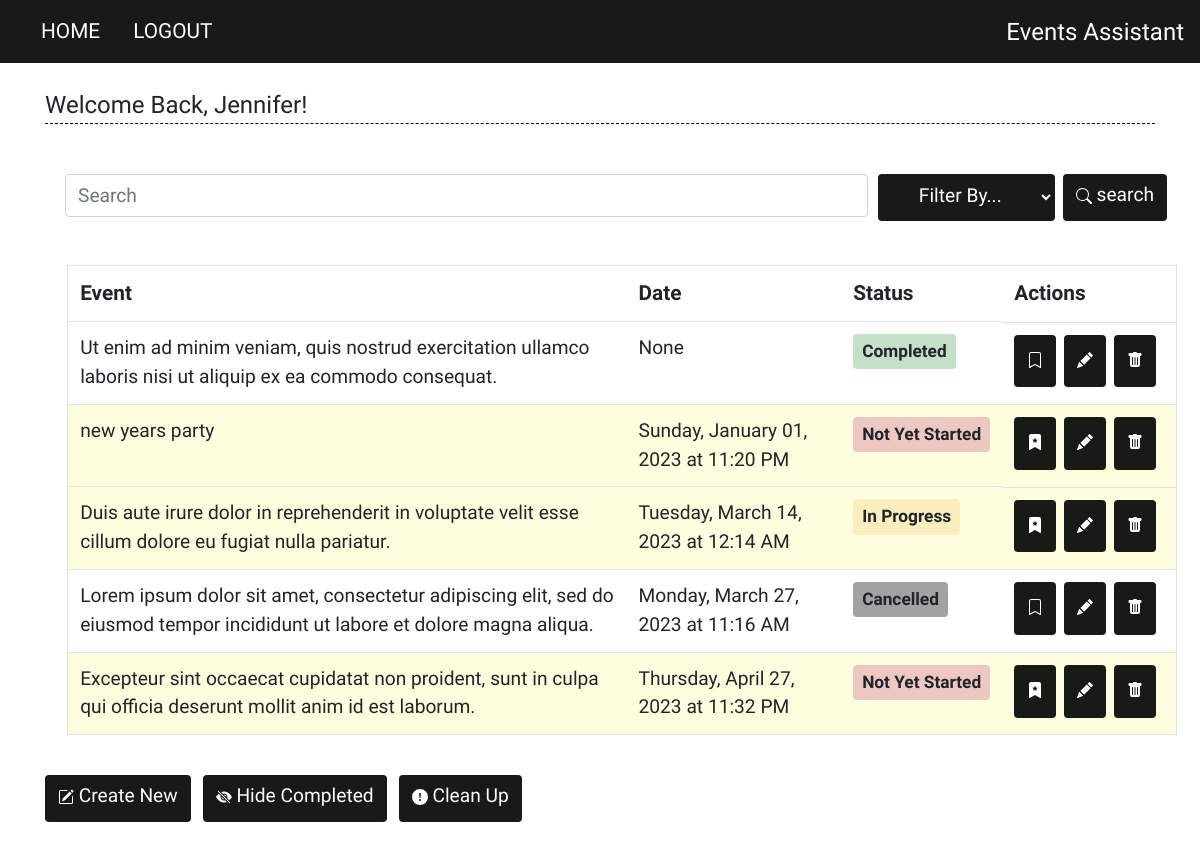
Screenshot of /home (signed in) with the database file from the repository.
### website/models.py (models this page shows)
class User(db.Model, UserMixin):
    id = db.Column(db.Integer, primary_key=True)
    username = db.Column(db.String(150), unique=True)
    password = db.Column(db.String(150))
    first_name = db.Column(db.String(150))
    tasks = db.relationship('Task')

class Task(db.Model):
    id = db.Column(db.Integer, primary_key=True)
    content = db.Column(db.String(200), nullable=False)
    due_date = db.Column(db.String(30)) # formatted str date (ex: Tuesday, April 05, 2022)
    due_date_int = db.Column(db.String(20)) # YYYY-MM-DD str format
    time = db.Column(db.String(20)) # str type, account for untimed tasks
    user_id = db.Column(db.Integer, db.ForeignKey('user.id'))
    status = db.Column(db.String(30), default="Not Yet Started") # Other Statuses: In Progress, Completed, Cancelled
    bookmarked = db.Column(db.Boolean, default=False)

### website/views.py (the view, shortened to what this page needs)
@views.route('/', methods=['POST', 'GET'])
@views.route('/home', methods=['POST', 'GET'])
@login_required
def home():
    tasks = Task.query.filter_by(user_id=current_user.id). \
                                order_by(Task.due_date_int, Task.time).all()
    return render_template('home.html', user=current_user, tasks=tasks, isQuery=False)

### website/__init__.py (called while the page is built)
def create_app():
    app = Flask(__name__)
    app.config['SECRET_KEY'] = '2797cfdcad8dcc11d9f00ffbc5704bee'
    app.config['SQLALCHEMY_DATABASE_URI'] = f'sqlite:///{DB_NAME}'
    db.init_app(app)
    from .views import views
    from .auth import auth
    app.register_blueprint(views, url_prefix='/')
    app.register_blueprint(auth, url_prefix='/')
    from .models import Task, User
    create_database(app)
    login_manager = LoginManager()
    login_manager.login_view = 'auth.login' # if not logged in
    login_manager.init_app(app)
    @login_manager.user_loader
    def load_user(id):
        return User.query.get(int(id))
    return app

### website/templates/home.html (shortened to what this page needs)
{% extends "base.html" %}
{% block content %}
  <br>
  <legend class="main-header">Welcome Back, {{ user.first_name }}!</legend>
  <form method="POST">
    <div class="form-group input-group searchbar">
      <input type="search" id="Query" name="Query" class="button form-control rounded" placeholder="Search"/>
      <select class="form-select dropdown-btn btn" value="Filter" name="QueryFilter">
        <option selected>Filter By...</option>
      </select>
      <button type="submit" class="btn search-btn" name="action" value="Search">
         search
      </button>
    </div>
  </form>
  <br>
  {% if tasks|length >= 1%}
  <table id="tasksTable" class="table border">
    <thead class="header-row">
      <tr>
        <td>Event</td>
        <td>Date</td>
        <td>Status</td>
        <td>Actions</td>
      </tr>
    </thead>
    <tbody class="tasks-text">
      {% for task in tasks %}
        {% if task.bookmarked %}
        <tr class="bookmarked-group">
        {% else %}
        <tr class="unbookmarked-group">
        {% endif %}
          <td> {{ task.content }} </td>
          <td>
            {% if task.due_date != "None" and task.time %}
              {{ task.due_date }} at {{ task.time }}
            {% else %}
              {{ task.due_date }}
            {% endif %}
          </td>
          <td>
            {% if task.status == "Completed" %}
              <span class="badge completed-badge">
                {{ task.status }}
              </span>
            {% elif task.status == "In Progress" %}
              <span class="badge progress-badge">
                {{ task.status }}
              </span>
            {% elif task.status == "Cancelled" %}
              <span class="badge cancelled-badge">
                {{ task.status }}
              </span>
            {% else %}
              <span class="badge todo-badge">
                {{ task.status }}
              </span>
            {% endif %}
          </td>
          <td class="table-actions">
            <a href="/bookmark/{{ task.id }}" class="btn">
            </a>
            <a href="/update/{{ task.id }}" class="btn">
            </a>
            <a href="/delete/{{ task.id }}" class="btn">
            </a>
          </td>
        </tr>
      {% endfor %}
    </tbody>
  </table>
  {% endif %}
  <br>
  <div>
    <form method="POST">
      <div>
        <button
          type="submit"
          class="btn"
          name="action"
          value="Create New"
        >
        Create New
        </button>
        <button
          type="submit"
          class="btn"
          name="action"
          value="Hide Completed Tasks"
        >
        Hide Completed
        </button>
        <button
          type="submit"
          class="btn"
          name="action"
          value="Clean Up"
        >
        <svg xmlns="http://www.w3.org/2000/svg" width="16" height="16" fill="currentColor" class="bi bi-exclamation-circle-fill" viewBox="0 0 16 16">
          <path d="M16 8A8 8 0 1 1 0 8a8 8 0 0 1 16 0zM8 4a.905.905 0 0 0-.9.995l.35 3.507a.552.552 0 0 0 1.1 0l.35-3.507A.905.905 0 0 0 8 4zm.002 6a1 1 0 1 0 0 2 1 1 0 0 0 0-2z"/>
        </svg>
        Clean Up
        </button>
      </div>
    </form>
  </div>
  <br>
  <br>
{% endblock %}

### website/templates/base.html (shortened to what this page needs)
<!DOCTYPE html>
<html>
    <head>
        <link
            rel="stylesheet"
            href="https://stackpath.bootstrapcdn.com/bootstrap/4.4.1/css/bootstrap.min.css"
        />
        <link
            rel="stylesheet"
            href="https://stackpath.bootstrapcdn.com/font-awesome/4.7.0/css/font-awesome.min.css"
        />
        <link
            type="text/css"
            rel="stylesheet"
            href="/static/style.css"
        />
    </head>
    <body>
        <nav class="navbar navbar-expand-lg navbar-container">
            <div class="collapse navbar-collapse" id="navbar">
                <div class="navbar-nav">
                    {% if user.is_authenticated %}
                        <a class="nav-item nav-link" id="home" href="/">HOME</a>
                        <a class="nav-item nav-link" id="logout" href="/logout">LOGOUT</a>
                    {% else %}
                        <a class="nav-item nav-link" id="login" href="/login">LOGIN</a>
                        <a class="nav-item nav-link" id="register" href="/register">REGISTER</a>
                    {% endif %}
                </div>
            </div>
            <span class="title-header">
                <a href="/">Events Assistant</a>
            </span>
        </nav>
        <div class="container">
            {% block content %} {% endblock %}
        </div>
    </body>
</html>

### website/static/style.css (style rules this page uses)
.bookmarked-group { background-color: lightyellow; }
* { font-family: 'Pangolin', cursive; }
.form-group { margin: 20px; }
.col-title, .btn, .button, #content, .tasks-text, #due_date, #time, #curr_status { font-size: 1.2em; }
#tasksTable { margin-left: 2%; margin-right: 2%; }
.header-row { font-size: 1.3em; font-weight: bold; }
.table-actions { display: inline-flex; }
.navbar-container { background-color: rgba(0,0,0,0.9); text-align: center; }
.navbar-nav a, .navbar-toggler-icon { color: white; font-family: 'Yomogi', cursive; }
.nav-item { margin-left: 10%; font-size: 1.3em; }
.title-header { font-size: 1.5em; }
.title-header a { text-decoration: none; color: white; font-family: 'Yomogi', cursive; }
.main-header { border-bottom: 1px dashed black; }
.btn { background-color: rgba(0,0,0,0.9); color: white; font-family: 'Yomogi', cursive; padding-bottom: 10px; margin-right: 8px; }
.lower-page-btn, .dropdown-btn { margin-left: 10px; }
.badge { padding: 9px; font-size: .9em; }
.completed-badge { background-color: rgb(197, 224, 200); }
.progress-badge { background-color: rgb(250, 237, 190); }
.cancelled-badge { background-color: rgb(163, 162, 162); }
.todo-badge { background-color: rgb(237, 200, 194); }
.searchbar { margin-top: 50px; }

### rows the page displays
User: first_name "Jennifer"
Task: content "Ut enim ad minim veniam, quis nostrud exercitation ullamco laboris nisi ut aliquip ex ea commodo consequat.", due_date "None", status "Completed", bookmarked False (drawn)
Task: content "new years party", due_date "Sunday, January 01, 2023", time "11:20 PM", status "Not Yet Started", bookmarked True (drawn)
Task: content "Duis aute irure dolor in reprehenderit in voluptate velit esse cillum dolore eu fugiat nulla pariatur.", due_date "Tuesday, March 14, 2023", time "12:14 AM", status "In Progress", bookmarked True (drawn)
Task: content "Lorem ipsum dolor sit amet, consectetur adipiscing elit, sed do eiusmod tempor incididunt ut labore et dolore magna aliqua.", due_date "Monday, March 27, 2023", time "11:16 AM", status "Cancelled", bookmarked False (drawn)
Task: content "Excepteur sint occaecat cupidatat non proident, sunt in culpa qui officia deserunt mollit anim id est laborum.", due_date "Thursday, April 27, 2023", time "11:32 PM", status "Not Yet Started", bookmarked True (drawn)
